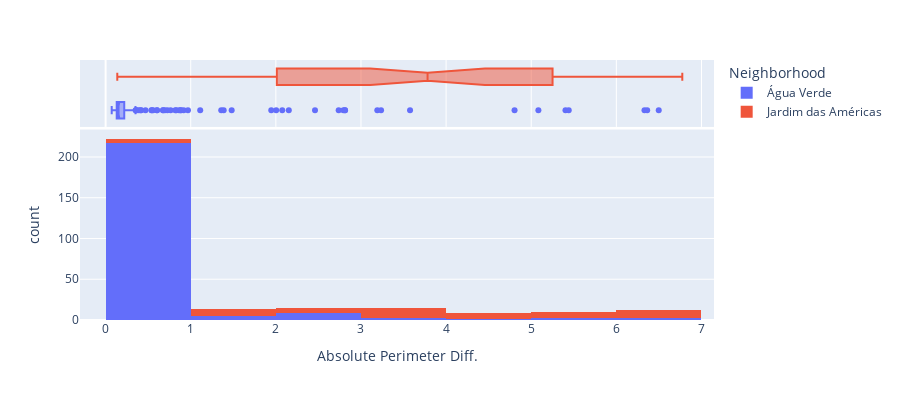

Source (notebook cell):
### Code cell
px.histogram(gdf, 
             x=newname, 
            #  y="tip", 
             color="Neighborhood",
                   marginal="box", # or violin, rug
                #    hover_data=df.columns
                # range_x=(0,30),
                width = 900,
                height=400,
                nbins=10,
                   )

### Figure 1 — Plotly figure (JSON) as saved in the notebook; plotly's stock layout.template omitted (floating-point values rounded to 4 significant figures; data arrays with more than 128 entries replaced by an {"elided": "..."} marker saying what was removed)
{"data": [{"alignmentgroup": "True", "bingroup": "x", "hovertemplate": "Neighborhood=Água Verde<br>Absolute Perimeter Diff.=%{x}<br>count=%{y}<extra></extra>", "legendgroup": "Água Verde", "marker": {"color": "#636efa", "pattern": {"shape": ""}}, "name": "Água Verde", "nbinsx": 10, "offsetgroup": "Água Verde", "orientation": "v", "showlegend": true, "type": "histogram", "x": {"elided": "278 float values"}, "xaxis": "x", "yaxis": "y"}, {"alignmentgroup": "True", "hovertemplate": "Neighborhood=Água Verde<br>Absolute Perimeter Diff.=%{x}<extra></extra>", "legendgroup": "Água Verde", "marker": {"color": "#636efa"}, "name": "Água Verde", "notched": true, "offsetgroup": "Água Verde", "showlegend": false, "type": "box", "x": {"elided": "278 float values"}, "xaxis": "x2", "yaxis": "y2"}, {"alignmentgroup": "True", "bingroup": "x", "hovertemplate": "Neighborhood=Jardim das Américas<br>Absolute Perimeter Diff.=%{x}<br>count=%{y}<extra></extra>", "legendgroup": "Jardim das Américas", "marker": {"color": "#EF553B", "pattern": {"shape": ""}}, "name": "Jardim das Américas", "nbinsx": 10, "offsetgroup": "Jardim das Américas", "orientation": "v", "showlegend": true, "type": "histogram", "x": {"elided": "190 float values"}, "xaxis": "x", "yaxis": "y"}, {"alignmentgroup": "True", "hovertemplate": "Neighborhood=Jardim das Américas<br>Absolute Perimeter Diff.=%{x}<extra></extra>", "legendgroup": "Jardim das Américas", "marker": {"color": "#EF553B"}, "name": "Jardim das Américas", "notched": true, "offsetgroup": "Jardim das Américas", "showlegend": false, "type": "box", "x": {"elided": "190 float values"}, "xaxis": "x2", "yaxis": "y2"}], "layout": {"barmode": "relative", "height": 400, "legend": {"title": {"text": "Neighborhood"}, "tracegroupgap": 0}, "margin": {"t": 60}, "width": 900, "xaxis": {"anchor": "y", "domain": [0, 1], "title": {"text": "Absolute Perimeter Diff."}}, "xaxis2": {"anchor": "y2", "domain": [0, 1], "matches": "x", "showgrid": true, "showticklabels": false}, "yaxis": {"anchor": "x", "domain": [0, 0.7326], "title": {"text": "count"}}, "yaxis2": {"anchor": "x2", "domain": [0.7426, 1], "matches": "y2", "showgrid": false, "showline": false, "showticklabels": false, "ticks": ""}}}
